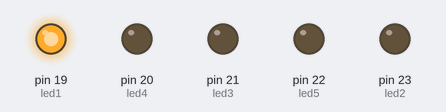
Bench run of a sketch on a simulated Arduino Mega 2560, built with avr-gcc and run on an emulated ATmega2560. Parts: output pins drawn as LEDs (lit = HIGH).

Above: at 0.1 s.
At 0.6 s:
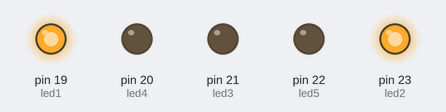
At 1.1 s:
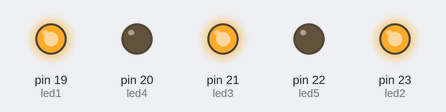
At 1.6 s:
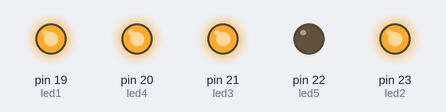
At 2.1 s:
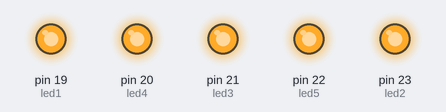
At 3.1 s:
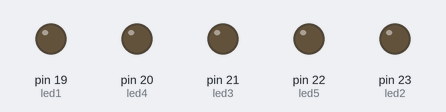
Timing chart, 0 to 4.6 s (numbered marks = the images above):
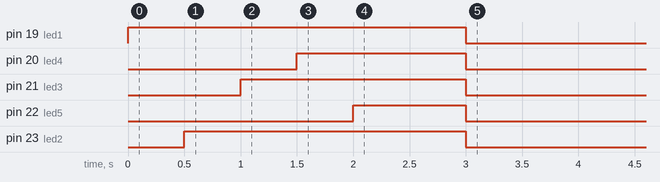

The sketch:

rdf_main.ino
```cpp
byte ATrssi[] = {0x7E,0x00,0x04,0x08,0x01,0x64,0x62,0x30}; //atcommand to retrive rssi

byte groundStation[] = {0x7E,0x00,0x0D,0x00,0x01,0x00,0x7D,0x33,0xA2,0x00,0x41,0x26,0x47,0x58,0x00,0x30,0x31,0xE2}; //ground station ping request
byte booster[] = {0x7E,0x00,0x0C,0x00,0x01,0x00,0x7D,0x33,0xA2,0x00,0x41,0x25,0xD1,0xF6,0x00,0x01,0x1B};
byte sustainer[]= {0x7E,0x00,0x0C,0x00,0x01,0x00,0x7D,0x33,0xA2,0x00,0x41,0x5A,0xD2,0x0B,0x00,0x01,0xD0};

int led1 = 19;
int led2 = 23;
int led3 = 21;
int led4 = 20;
int led5 = 22;

int sMode = 3; //when high sustainer
int bMode = 2; //when high booster

void setup() {
  Serial3.begin(38400);    //rdf radio serial port
  //Serial.begin(9600);     //usb serial port

  pinMode(sMode, INPUT_PULLUP);
  pinMode(bMode, INPUT_PULLUP);

  pinMode(led1,OUTPUT);
  pinMode(led2,OUTPUT);
  pinMode(led3,OUTPUT);
  pinMode(led4,OUTPUT);
  pinMode(led5,OUTPUT);

  digitalWrite(led1,HIGH);
  delay(500);
  digitalWrite(led2,HIGH);
  delay(500);
  digitalWrite(led3,HIGH);
  delay(500);
  digitalWrite(led4,HIGH);
  delay(500);
  digitalWrite(led5,HIGH);
  delay(1000);
  digitalWrite(led1,LOW);
  digitalWrite(led2,LOW);
  digitalWrite(led3,LOW);
  digitalWrite(led4,LOW);
  digitalWrite(led5,LOW);

}

void loop() {
  sendPing(groundStation);
  /*
  if(digitalRead(bMode) == 1){
    Serial.println("sending booster ping");
    sendPing(booster);
  }
  else if(digitalRead(sMode) == 1){
    Serial.println("sending sustainer ping");
    sendPing(sustainer);
  }
  */
  int rssival = rssi();
  Serial.print("rssi value is = ");
  Serial.println(rssival);

  int ledval = map(rssival,40,80,4,0); //110
  if(ledval == 0){
    digitalWrite(led2,LOW);
    digitalWrite(led3,LOW);
    digitalWrite(led4,LOW);
    digitalWrite(led5,LOW);
  }
  else if(ledval == 1){
    digitalWrite(led2,HIGH);
    digitalWrite(led3,LOW);
    digitalWrite(led4,LOW);
    digitalWrite(led5,LOW);
  }
  else if(ledval == 2){
    digitalWrite(led2,HIGH);
    digitalWrite(led3,HIGH);
    digitalWrite(led4,LOW);
    digitalWrite(led5,LOW);
  }
  else if(ledval == 3){
    digitalWrite(led2,HIGH);
    digitalWrite(led3,HIGH);
    digitalWrite(led4,HIGH);
    digitalWrite(led5,LOW);
  }
  else if(ledval == 4){
    digitalWrite(led2,HIGH);
    digitalWrite(led3,HIGH);
    digitalWrite(led4,HIGH);
    digitalWrite(led5,HIGH);
  }
  else {
    digitalWrite(led2,LOW);
    digitalWrite(led3,LOW);
    digitalWrite(led4,LOW);
    digitalWrite(led5,LOW);
  }

  delay(500);
}

void sendPing(byte *packet){
  char input[20] = {};
  int count = 0;

  Serial3.write(groundStation,sizeof(groundStation)); //send packet to remoteradio for ack back
  delay(500);

  while(Serial3.available() > 0){
    input[count] = Serial3.read();
    delay(5);
    count++;
    //Serial.println(count);
  }
  Serial.print("the recived count is = ");
  Serial.println(count);

  if(count == 7){
    digitalWrite(led1,HIGH);
  }
  else digitalWrite(led1,LOW);

  //for(int i =0;i<count;i++){
  //  Serial.println(input[i],HEX);
  //}
}

int rssi(){ //send rssi at command and read responce, send back db
  char input[20] = {};
  int count = 0;

  Serial3.write(ATrssi,sizeof(ATrssi));   //send at command for last rssi reading
  delay(100);
  while(Serial3.available() > 0){
    input[count] = Serial3.read();
    delay(5);
    count++;
    Serial.println(count);
  }
  //for(int i =0;i<count;i++){
  //  Serial.println(input[i],HEX);
  //}

  if(input[7] == 0 && input[8] != 0){
    return input[8];
  }

  else return -1;
}
```
